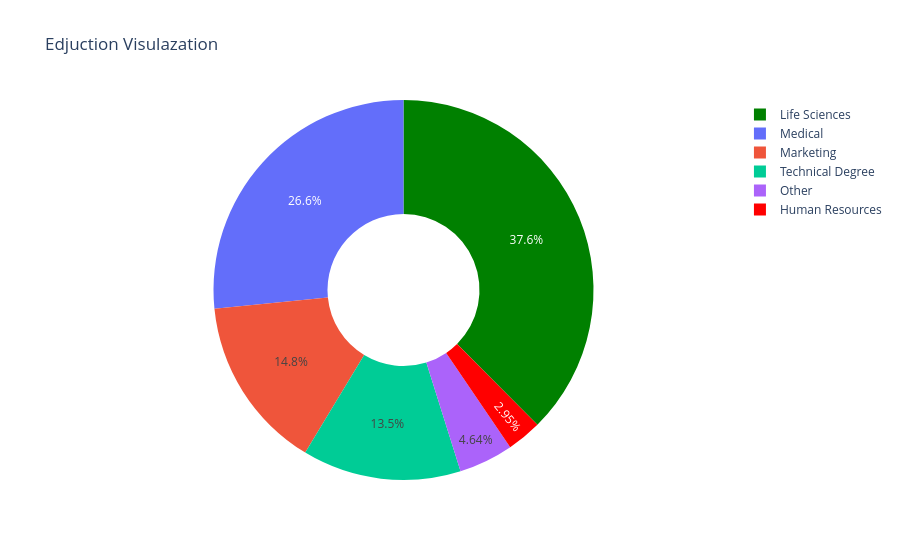

Notebook code for this chart:
### Code cell
fig.update_layout(title= 'Edjuction Visulazation')

### Figure 1 — Plotly figure (JSON) as saved in the notebook; plotly's stock layout.template omitted (floating-point values rounded to 4 significant figures)
{"data": [{"hole": 0.4, "labels": ["Human Resources", "Life Sciences", "Marketing", "Medical", "Other", "Technical Degree"], "marker": {"colors": ["red", "green"]}, "textposition": "inside", "type": "pie", "values": [7, 89, 35, 63, 11, 32]}], "layout": {"title": {"text": "Edjuction Visulazation"}}}
